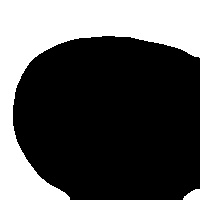
#> input picture collected images/No detection/No detection.104428de-8669-11ee-ae51-00410e984966.jpg, 200 x 200 px, given in place of the camera
$ python saveimage.py
#> lines starting #> are read from the running program, lines starting #| are printed output that depends on the picture
import cv2
import os
import uuid
import numpy as np

labels = ['No detection', 'hello', 'rock', 'peace', 'thumbs up', 'ok']
number_images = 40
base_dir = "C:/Users/rajpa/OneDrive/Desktop/Project 3301/collected images"


# Creating directories for each label
for label in labels:
    os.makedirs(os.path.join(base_dir, label), exist_ok=True)

cap = cv2.VideoCapture(0)

for label in labels:
    print('Collecting images for {}'.format(label))
    imgnum = 0
    while imgnum < number_images:
        ret, frame = cap.read()
        if not ret:
            break

        frame = cv2.flip(frame, 1)
        cv2.rectangle(frame, (300, 300), (100, 100), (0, 255, 0), 0)
        crop_img = frame[100:300, 100:300]
        grey = cv2.cvtColor(crop_img, cv2.COLOR_BGR2GRAY)
        blurred = cv2.GaussianBlur(grey, (35, 35), 0)
        _, thresh1 = cv2.threshold(blurred, 127, 255, cv2.THRESH_BINARY_INV+cv2.THRESH_OTSU)

        if np.mean(thresh1) > 127:
            thresh1 = cv2.bitwise_not(thresh1)
            # Defining kernel size
            kernel_size = 3
            kernel = np.ones((kernel_size, kernel_size), np.uint8)

            # Apply erosion
            thresh1 = cv2.erode(thresh1, kernel, iterations=1)

            # Defining kernel size
            kernel_size_dilation = 3
            kernel_dilation = np.ones((kernel_size_dilation, kernel_size_dilation), np.uint8)

            #Applying dilation
            thresh1 = cv2.dilate(thresh1, kernel_dilation, iterations=1)


        cv2.imshow('frame', frame)
        cv2.imshow('Thresholded', thresh1)

            # Capture image on 'c' key press
        if cv2.waitKey(1) & 0xFF == ord('c'):
            imagename = os.path.join(base_dir, label, f"{label}.{uuid.uuid1()}.jpg")
            cv2.imwrite(imagename, thresh1)
            print("Image saved: ", imgnum + 1)
            imgnum += 1

        if cv2.waitKey(1) & 0xFF == ord('q'):
            break


cap.release()
cv2.destroyAllWindows()

$ run again, on collected images/No detection/No detection.14552d58-8669-11ee-9b74-00410e984966.jpg
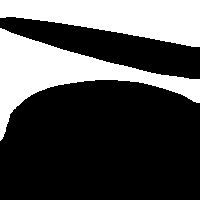
#> input picture collected images/No detection/No detection.14552d58-8669-11ee-9b74-00410e984966.jpg, 200 x 200 px, given in place of the camera

$ run again, on collected images/No detection/No detection.180d2b31-8669-11ee-9d90-00410e984966.jpg
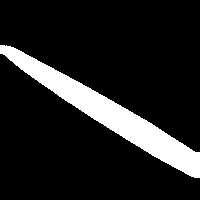
#> input picture collected images/No detection/No detection.180d2b31-8669-11ee-9d90-00410e984966.jpg, 200 x 200 px, given in place of the camera
